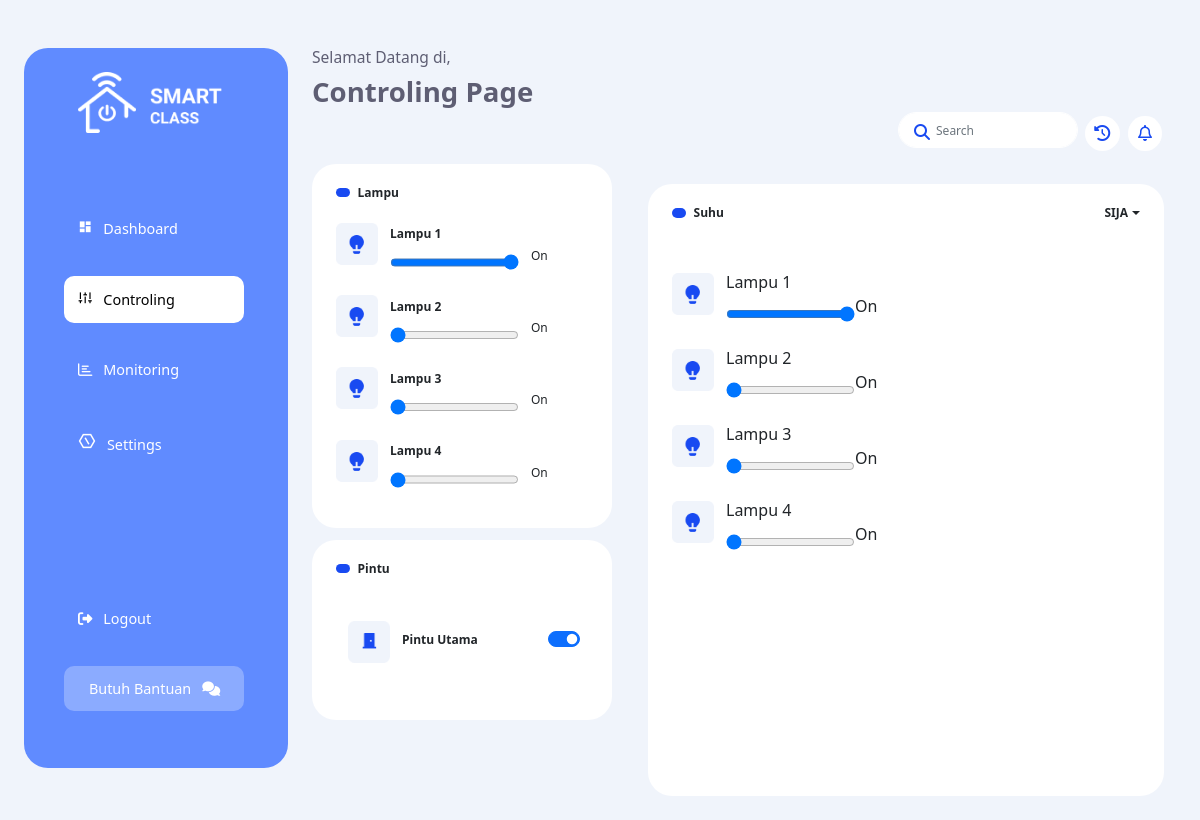
Page /admin/control2.php?ruang=SIJA on the earlier database version.
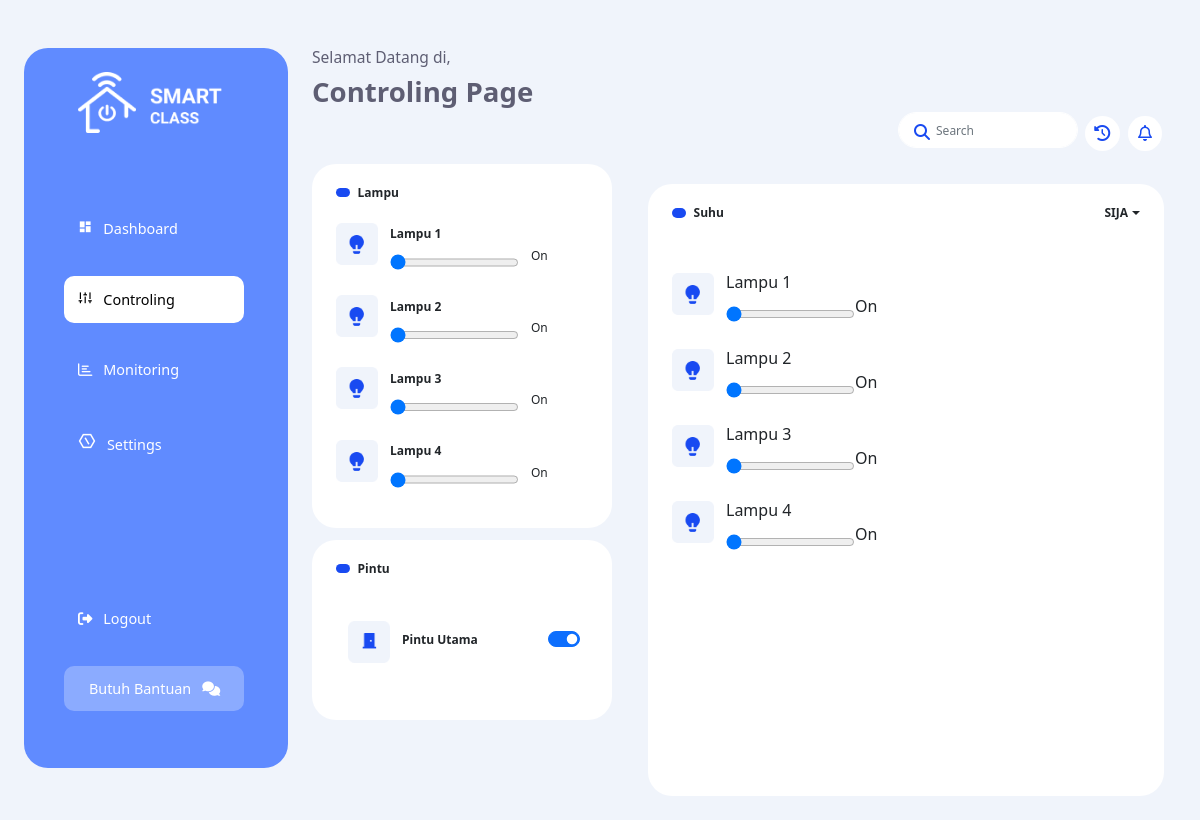
Same page on the later database version.
### tables this page shows
CREATE TABLE `data_kelas` (
  `id` int(11) NOT NULL,
  `nama_kelas` varchar(255) NOT NULL,
  `id_guru` varchar(255) NOT NULL,
  `lampu_1` varchar(255) NOT NULL DEFAULT '0',
  `lampu_2` varchar(255) NOT NULL DEFAULT '0',
  `lampu_3` varchar(255) NOT NULL DEFAULT '0',
  `lampu_4` varchar(255) NOT NULL DEFAULT '0',
  `suhu` float NOT NULL DEFAULT 0,
  `kelembapan` varchar(255) NOT NULL DEFAULT '0',
  `tgl` timestamp NOT NULL DEFAULT current_timestamp()
);

### admin/control2.php (the view, shortened to what the changed rows need)
<?php
include "../koneksi.php";
if (isset($_GET['ruang'])) {
    $ruang = $_GET['ruang'];
}
$datalampu = mysqli_query($koneksi, "SELECT * FROM data_kelas WHERE nama_kelas = '$ruang'");
$rowLampu = mysqli_fetch_array($datalampu);
$dataKelas = mysqli_query($koneksi, "SELECT * FROM data_kelas");
?>
<!DOCTYPE html>
<html lang="en">
<head>
    <link rel="stylesheet" href="assets/css/style.css?<?php echo time(); ?>">
    <link rel="stylesheet" href="assets/css/resvonsive.css?<?php echo time(); ?>">
    <link rel="stylesheet" href="https://cdn.jsdelivr.net/npm/bootstrap-icons@1.5.0/font/bootstrap-icons.css">
    <link href="https://cdn.jsdelivr.net/npm/bootstrap@5.1.1/dist/css/bootstrap.min.css" rel="stylesheet">
    <link href="https://cdn.jsdelivr.net/npm/remixicon@2.2.0/fonts/remixicon.css" rel="stylesheet">
</head>
<body>
    <div class="p-4 bg-1-body">
        <div class="flex-custom">
            <div class="main-side mts-4">
                <div class="d-flex">
                    <div class="side-control">
                        <div class="card-side-lampu mt-4">
                            <div class="card-scroll-lampu">
                                <li class="d-flex side-card-items">
                                    <div class="text-suhu">
                                        <div class="d-flex">
                                            <input onchange="lampu(1,'<?php echo $ruang ?>');" type="range" value="<?php echo $rowLampu['lampu_1'] ?>" min="0" max="1" step="1">
                                            <p style="font-size: 1vw; font-weight:400; width: 3vw ; margin-left:1vw; margin-top:0.2vw;">On</p>
                                        </div>
                                    </div>
                                </li>
                                <li class="d-flex side-card-items">
                                    <div class="text-suhu">
                                        <div class="d-flex">
                                            <input onchange="lampu(2,'<?php echo $ruang ?>');" type="range" value="<?php echo $rowLampu['lampu_2'] ?>" min="0" max="1" step="1">
                                            <p style="font-size: 1vw; font-weight:400; width: 3vw ; margin-left:1vw; margin-top:0.2vw;">On</p>
                                        </div>
                                    </div>
                                </li>
                                <li class="d-flex side-card-items">
                                    <div class="text-suhu">
                                        <div class="d-flex">
                                            <input onchange="lampu(3,'<?php echo $ruang ?>');" type="range" value="<?php echo $rowLampu['lampu_3'] ?>" min="0" max="1" step="1">
                                            <p style="font-size: 1vw; font-weight:400; width: 3vw ; margin-left:1vw; margin-top:0.2vw;">On</p>
                                        </div>
                                    </div>
                                </li>
                                <li class="d-flex side-card-items">
                                    <div class="text-suhu">
                                        <div class="d-flex">
                                            <input onchange="lampu(4,'<?php echo $ruang ?>');" type="range" value="<?php echo $rowLampu['lampu_4'] ?>" min="0" max="1" step="1">
                                            <p style="font-size: 1vw; font-weight:400; width: 3vw ; margin-left:1vw; margin-top:0.2vw;">On</p>
                                        </div>
                                    </div>
                                </li>
                            </div>
                        </div>
                    </div>
                </div>
            </div>
            <div class="mts-4s">
                <div class="card-side-suhu">
                    <li class="d-flex side-card-items mt-5">
                        <div class="text-suhu">
                            <div class="d-flex">
                                <input onchange="lampu(1,'<?php echo $ruang ?>');" type="range" value="<?php echo $rowLampu['lampu_1'] ?>" min="0" max="1" step="1" />
                                <p>On</p>
                            </div>
                        </div>
                    </li>
                    <li class="d-flex side-card-items">
                        <div class="text-suhu">
                            <div class="d-flex">
                                <input onchange="lampu(2,'<?php echo $ruang ?>');" type="range" value="<?php echo $rowLampu['lampu_2'] ?>" min="0" max="1" step="1" />
                                <p>On</p>
                            </div>
                        </div>
                    </li>
                    <li class="d-flex side-card-items">
                        <div class="text-suhu">
                            <div class="d-flex">
                                <input onchange="lampu(3,'<?php echo $ruang ?>');" type="range" value="<?php echo $rowLampu['lampu_3'] ?>" min="0" max="1" step="1" />
                                <p>On</p>
                            </div>
                        </div>
                    </li>
                    <li class="d-flex side-card-items">
                        <div class="text-suhu">
                            <div class="d-flex">
                                <input onchange="lampu(4,'<?php echo $ruang ?>');" type="range" value="<?php echo $rowLampu['lampu_4'] ?>" min="0" max="1" step="1" />
                                <p>On</p>
                            </div>
                        </div>
                    </li>
                </div>
            </div>
        </div>
    </div>
</body>
</html>

Differences in the rows shown:
changed data_kelas: lampu_1 "1" → "0"
